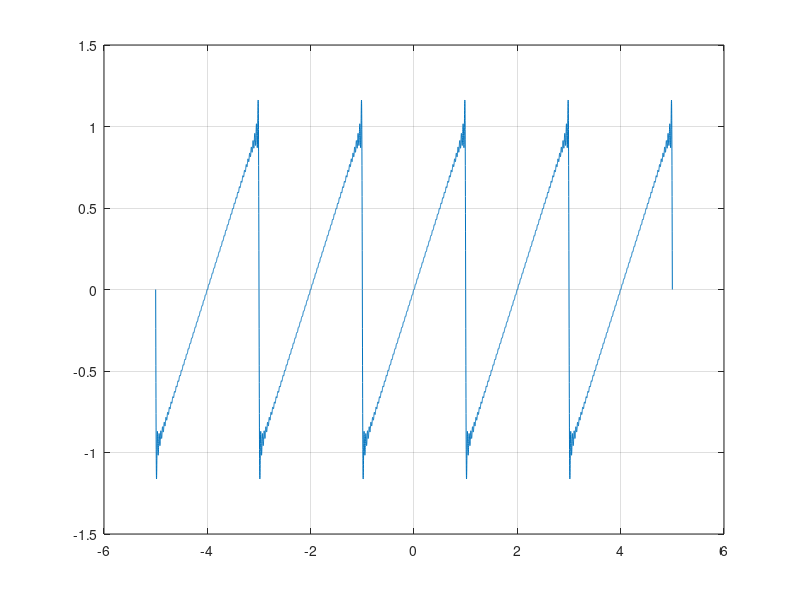

Source code (MATLAB):
t=-5:0.001:5;
T=3;
w=2*pi*(1/2)
ft=0
for n=1:60
%    n
%    an=(4/(3*n*pi))*(sin(n*pi/3)+sin(2*n*pi/3))
    ft=ft-(2/(n*pi))*cos(n*pi)*sin(n*w*t);
end
plot(t,ft)
grid
